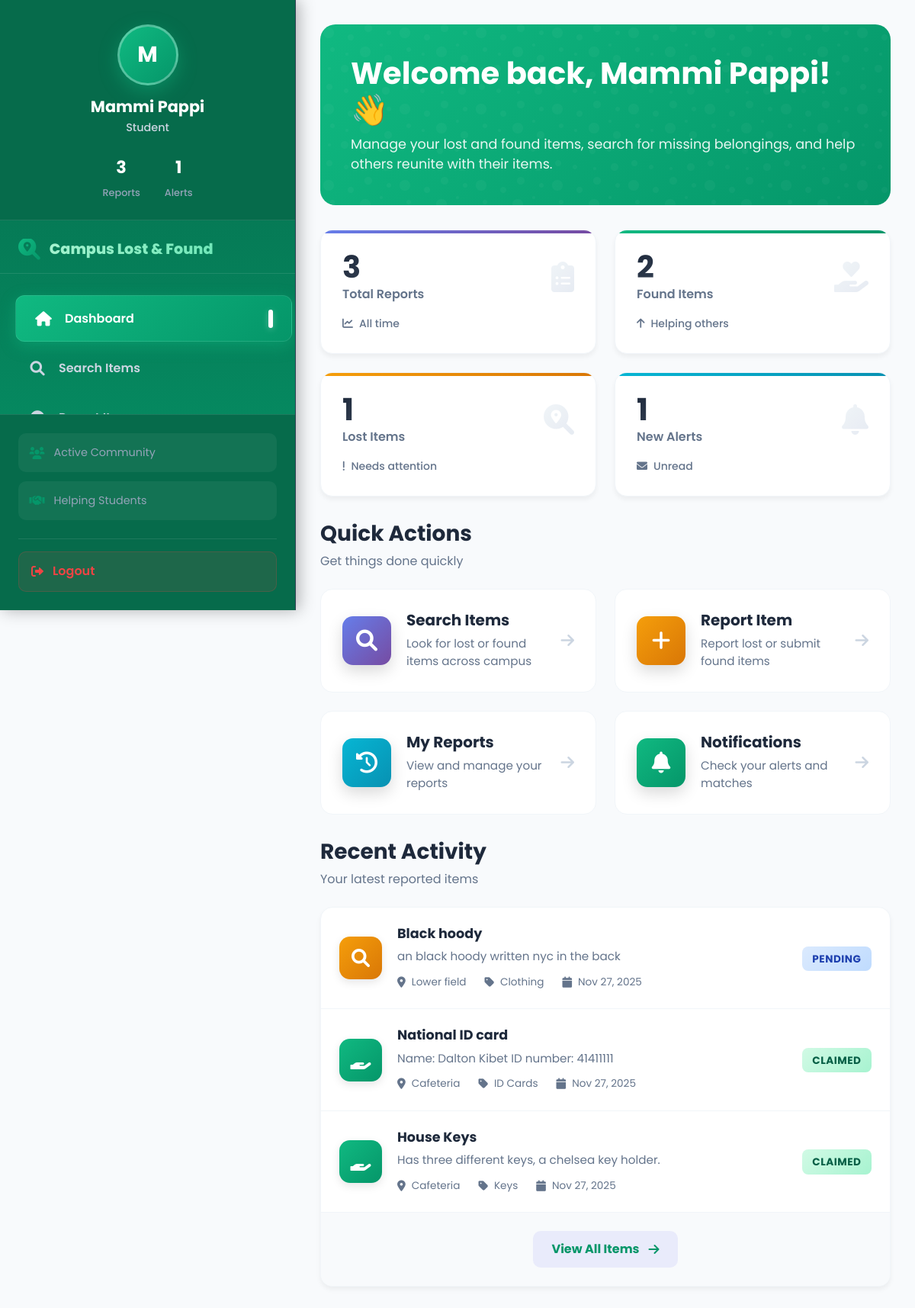
/dashboard (signed in), run on the app's committed database.
### models.py (models this page shows, shortened)
class User(UserMixin, db.Model):
    __tablename__ = 'users'
    id = db.Column(db.Integer, primary_key=True)
    username = db.Column(db.String(80), unique=True, nullable=False)
    email = db.Column(db.String(120), unique=True, nullable=False)
    password_hash = db.Column(db.String(128), nullable=False)
    role = db.Column(db.String(20), default='student')
    created_at = db.Column(db.DateTime, default=datetime.utcnow)
    items = db.relationship('Item', backref='owner', lazy=True)
    notifications = db.relationship('Notification', backref='user', lazy=True)

class Item(db.Model):
    __tablename__ = 'items'
    id = db.Column(db.Integer, primary_key=True)
    type = db.Column(db.String(20), nullable=False)
    category = db.Column(db.String(100), nullable=False)
    title = db.Column(db.String(200), nullable=False)
    description = db.Column(db.Text, nullable=False)
    location = db.Column(db.String(200), nullable=False)
    date_lost_found = db.Column(db.DateTime, nullable=False)
    image_path = db.Column(db.String(300))
    status = db.Column(db.String(20), default='pending')
    created_at = db.Column(db.DateTime, default=datetime.utcnow)
    user_id = db.Column(db.Integer, db.ForeignKey('users.id'), nullable=False)
    embedding = db.relationship('ImageEmbedding', backref='item', uselist=False, lazy=True)
    notifications = db.relationship('Notification', backref='item', lazy=True)

### app.py (the view)
@app.route('/dashboard')
@login_required
def dashboard():
    return render_template('dashboard/index.html')

### app.py (called while the page is built)
@login_manager.user_loader
def load_user(user_id):
    return db.session.get(User, int(user_id))  # Fixed SQLAlchemy 2.0 warning

### templates/dashboard/index.html (shortened to what this page needs)
{% extends "base.html" %}
{% block content %}
    <div class="welcome-section">
        <h1>Welcome back, {{ current_user.username }}! 👋</h1>
        <p>Manage your lost and found items, search for missing belongings, and help others reunite with their items.</p>
    </div>
    <div class="stats-grid">
        <div class="stat-card stat-primary">
            <div class="stat-content">
                <div class="stat-info">
                    <h3>{{ current_user.items|length }}</h3>
                    <p>Total Reports</p>
                </div>
                <div class="stat-icon">
                    <i class="fas fa-clipboard-list"></i>
                </div>
            </div>
            <div class="stat-trend">
                <i class="fas fa-chart-line"></i>
                <span>All time</span>
            </div>
        </div>
        <div class="stat-card stat-success">
            <div class="stat-content">
                <div class="stat-info">
                    {% set found_items = [] %}
                    {% for item in current_user.items %}
                        {% if item.type == 'found' %}
                            {% set _ = found_items.append(item) %}
                        {% endif %}
                    {% endfor %}
                    <h3>{{ found_items|length }}</h3>
                    <p>Found Items</p>
                </div>
                <div class="stat-icon">
                    <i class="fas fa-hand-holding-heart"></i>
                </div>
            </div>
            <div class="stat-trend">
                <i class="fas fa-{% if found_items|length > 0 %}arrow-up{% else %}minus{% endif %}"></i>
                <span>Helping others</span>
            </div>
        </div>
        <div class="stat-card stat-warning">
            <div class="stat-content">
                <div class="stat-info">
                    {% set lost_items = [] %}
                    {% for item in current_user.items %}
                        {% if item.type == 'lost' %}
                            {% set _ = lost_items.append(item) %}
                        {% endif %}
                    {% endfor %}
                    <h3>{{ lost_items|length }}</h3>
                    <p>Lost Items</p>
                </div>
                <div class="stat-icon">
                    <i class="fas fa-search-location"></i>
                </div>
            </div>
            <div class="stat-trend">
                <i class="fas fa-{% if lost_items|length > 0 %}exclamation{% else %}check{% endif %}"></i>
                <span>{% if lost_items|length > 0 %}Needs attention{% else %}All good{% endif %}</span>
            </div>
        </div>
        <div class="stat-card stat-info">
            <div class="stat-content">
                <div class="stat-info">
                    {% set new_notifications = [] %}
                    {% for notification in current_user.notifications %}
                        {% if not notification.is_seen %}
                            {% set _ = new_notifications.append(notification) %}
                        {% endif %}
                    {% endfor %}
                    <h3>{{ new_notifications|length }}</h3>
                    <p>New Alerts</p>
                </div>
                <div class="stat-icon">
                    <i class="fas fa-bell"></i>
                </div>
            </div>
            <div class="stat-trend">
                <i class="fas fa-{% if new_notifications|length > 0 %}envelope{% else %}envelope-open{% endif %}"></i>
                <span>{% if new_notifications|length > 0 %}Unread{% else %}All read{% endif %}</span>
            </div>
        </div>
    </div>
    <div class="section">
        <div class="section-header">
            <h2>Quick Actions</h2>
            <p>Get things done quickly</p>
        </div>
        <div class="actions-grid">
            <a href="{{ url_for('search') }}" class="action-card">
                <div class="action-icon search">
                    <i class="fas fa-search"></i>
                </div>
                <div class="action-content">
                    <h4>Search Items</h4>
                    <p>Look for lost or found items across campus</p>
                </div>
                <div class="action-arrow">
                    <i class="fas fa-arrow-right"></i>
                </div>
            </a>
            <a href="{{ url_for('reporting.report_item') }}" class="action-card">
                <div class="action-icon report">
                    <i class="fas fa-plus"></i>
                </div>
                <div class="action-content">
                    <h4>Report Item</h4>
                    <p>Report lost or submit found items</p>
                </div>
                <div class="action-arrow">
                    <i class="fas fa-arrow-right"></i>
                </div>
            </a>
            <a href="{{ url_for('reporting.my_items') }}" class="action-card">
                <div class="action-icon history">
                    <i class="fas fa-history"></i>
                </div>
                <div class="action-content">
                    <h4>My Reports</h4>
                    <p>View and manage your reports</p>
                </div>
                <div class="action-arrow">
                    <i class="fas fa-arrow-right"></i>
                </div>
            </a>
            <a href="{{ url_for('notifications') }}" class="action-card">
                <div class="action-icon notifications">
                    <i class="fas fa-bell"></i>
                </div>
                <div class="action-content">
                    <h4>Notifications</h4>
                    <p>Check your alerts and matches</p>
                </div>
                <div class="action-arrow">
                    <i class="fas fa-arrow-right"></i>
                </div>
            </a>
        </div>
    </div>
    <div class="section">
        <div class="section-header">
            <h2>Recent Activity</h2>
            <p>Your latest reported items</p>
        </div>
        <div class="activity-card">
            {% if current_user.items %}
                <div class="activity-list">
                    {% for item in current_user.items %}
                        {% if loop.index <= 5 %}
                        <div class="activity-item">
                            <div class="activity-type {{ item.type }}">
                                <i class="fas fa-{% if item.type == 'lost' %}search{% else %}hand-holding{% endif %}"></i>
                            </div>
                            <div class="activity-details">
                                <div class="activity-main">
                                    <h5>{{ item.title }}</h5>
                                    <p class="activity-desc">
                                        {% if item.description|length > 80 %}
                                            {{ item.description[:80] }}...
                                        {% else %}
                                            {{ item.description }}
                                        {% endif %}
                                    </p>
                                    <div class="activity-meta">
                                        <span class="meta location">
                                            <i class="fas fa-map-marker-alt"></i>
                                            {{ item.location }}
                                        </span>
                                        <span class="meta category">
                                            <i class="fas fa-tag"></i>
                                            {{ item.category }}
                                        </span>
                                        <span class="meta date">
                                            <i class="fas fa-calendar"></i>
                                            {{ item.created_at.strftime('%b %d, %Y') }}
                                        </span>
                                    </div>
                                </div>
                                <div class="activity-status">
                                    <span class="status {{ item.status }}">{{ item.status|title }}</span>
                                </div>
                            </div>
                        </div>
                        {% endif %}
                    {% endfor %}
                </div>
                <div class="activity-footer">
                    <a href="{{ url_for('reporting.my_items') }}" class="view-all-btn">
                        View All Items
                        <i class="fas fa-arrow-right"></i>
                    </a>
                </div>
            {% endif %}
        </div>
    </div>
{% endblock %}

### templates/base.html (shortened to what this page needs)
<!DOCTYPE html>
<html lang="en">
<head>
    <link href="https://cdn.jsdelivr.net/npm/bootstrap@5.1.3/dist/css/bootstrap.min.css" rel="stylesheet">
    <link href="https://cdnjs.cloudflare.com/ajax/libs/font-awesome/6.0.0/css/all.min.css" rel="stylesheet">
</head>
<body>
    {% if current_user.is_authenticated %}
        <div class="dashboard-container">
            <div class="dashboard-sidebar" id="dashboardSidebar">
                <div class="sidebar-user-profile">
                    <div class="user-avatar-large">
                        {{ current_user.username[0]|upper }}
                    </div>
                    <div class="user-info-main">
                        <h4>{{ current_user.username }}</h4>
                        <p class="user-role">{{ current_user.role|title }}</p>
                        <div class="user-stats">
                            <div class="stat">
                                <strong>{{ current_user.items|length }}</strong>
                                <span>Reports</span>
                            </div>
                            <div class="stat">
                                {% set new_notifications = [] %}
                                {% for notification in current_user.notifications %}
                                    {% if not notification.is_seen %}
                                        {% set _ = new_notifications.append(notification) %}
                                    {% endif %}
                                {% endfor %}
                                <strong>{{ new_notifications|length }}</strong>
                                <span>Alerts</span>
                            </div>
                        </div>
                    </div>
                </div>
                <div class="sidebar-header">
                    <div class="logo">
                        <i class="fas fa-search-location"></i>
                        <span>Campus Lost & Found</span>
                    </div>
                </div>
                <nav class="sidebar-nav">
                    <a href="{{ url_for('dashboard') }}" class="nav-item {% if request.endpoint == 'dashboard' %}active{% endif %}">
                        <div class="nav-icon">
                            <i class="fas fa-home"></i>
                        </div>
                        <span class="nav-text">Dashboard</span>
                        <div class="nav-indicator"></div>
                    </a>
                    <a href="{{ url_for('search') }}" class="nav-item {% if request.endpoint == 'search' %}active{% endif %}">
                        <div class="nav-icon">
                            <i class="fas fa-search"></i>
                        </div>
                        <span class="nav-text">Search Items</span>
                    </a>
                    <a href="{{ url_for('reporting.report_item') }}" class="nav-item {% if request.endpoint == 'reporting.report_item' %}active{% endif %}">
                        <div class="nav-icon">
                            <i class="fas fa-plus-circle"></i>
                        </div>
                        <span class="nav-text">Report Item</span>
                    </a>
                </nav>
                <div class="sidebar-footer">
                    <div class="app-stats">
                        <div class="stat-item">
                            <i class="fas fa-users"></i>
                            <span>Active Community</span>
                        </div>
                        <div class="stat-item">
                            <i class="fas fa-handshake"></i>
                            <span>Helping Students</span>
                        </div>
                    </div>
                    <div class="logout-section">
                        <a href="{{ url_for('auth.logout') }}" class="logout-btn">
                            <i class="fas fa-sign-out-alt"></i>
                            <span>Logout</span>
                        </a>
                    </div>
                </div>
            </div>
            <div class="dashboard-main" id="dashboardMain">
                {% block content %}{% endblock %}
            </div>
        </div>
    {% endif %}
</body>
</html>

### data on the page
User: username "M", username "Mammi Pappi", role "Student"
Item: title "Black hoody", description "an black hoody written nyc in the back", location "Lower field", category "Clothing", created_at "Nov 27, 2025", status "PENDING"
Item: title "National ID card", description "Name: Dalton Kibet ID number: 41411111", location "Cafeteria", category "ID Cards", created_at "Nov 27, 2025", status "CLAIMED"
Item: title "House Keys", description "Has three different keys, a chelsea key holder.", location "Cafeteria", category "Keys", created_at "Nov 27, 2025", status "CLAIMED"

### other printed values
{{ current_user.items|length }} "3"
{{ new_notifications|length }} "1"
{{ found_items|length }} "2"
{{ lost_items|length }} "1"
